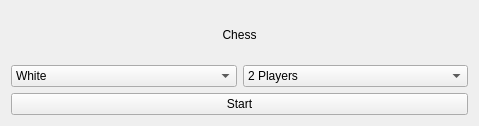
<?xml version="1.0" encoding="UTF-8"?>
<ui version="4.0">
 <class>Frame</class>
 <widget class="QFrame" name="Frame">
  <property name="geometry">
   <rect>
    <x>0</x>
    <y>0</y>
    <width>479</width>
    <height>126</height>
   </rect>
  </property>
  <property name="windowTitle">
   <string>Frame</string>
  </property>
  <layout class="QVBoxLayout" name="verticalLayout">
   <item>
    <widget class="QLabel" name="label">
     <property name="text">
      <string>Chess</string>
     </property>
     <property name="textFormat">
      <enum>Qt::PlainText</enum>
     </property>
     <property name="alignment">
      <set>Qt::AlignCenter</set>
     </property>
    </widget>
   </item>
   <item>
    <layout class="QHBoxLayout" name="horizontalLayout">
     <item>
      <widget class="QComboBox" name="colorCombo">
       <item>
        <property name="text">
         <string>White</string>
        </property>
       </item>
       <item>
        <property name="text">
         <string>Black</string>
        </property>
       </item>
      </widget>
     </item>
     <item>
      <widget class="QComboBox" name="botCombo">
       <item>
        <property name="text">
         <string>2 Players</string>
        </property>
       </item>
       <item>
        <property name="text">
         <string>Single Player</string>
        </property>
       </item>
      </widget>
     </item>
    </layout>
   </item>
   <item>
    <widget class="QPushButton" name="startButton">
     <property name="text">
      <string>Start</string>
     </property>
    </widget>
   </item>
  </layout>
 </widget>
 <resources/>
 <connections/>
</ui>
